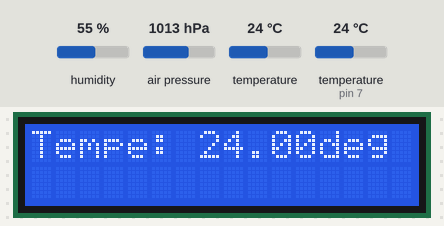
The sketch below on a simulated Arduino Uno, built with avr-gcc and run on an emulated ATmega328P. Shown: 16×2 character LCD. Wiring (inferred from the names in the program): DHT11 sensor: data pin 7. The inputs (shaded band) are chosen by the test bench; at power-on: air pressure 1013 hPa, temperature 24 °C, humidity 55 %, temperature (sensor on pin 7) 24 °C. What the sketch prints to the serial monitor is not drawn.

Above: at 1.2 s.
1.3 s: air pressure set to 952 hPa
At 4.8 s:
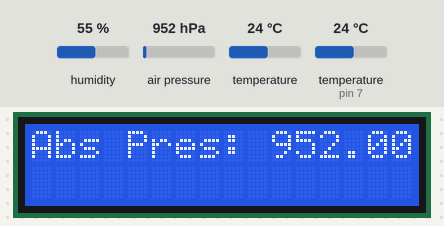
9.8 s: temperature (sensor 0) set to 0 °C
At 17.5 s:
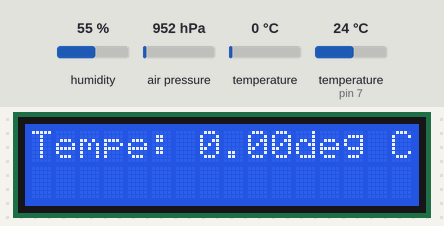
18.7 s: humidity set to 22 %
At 19.9 s:
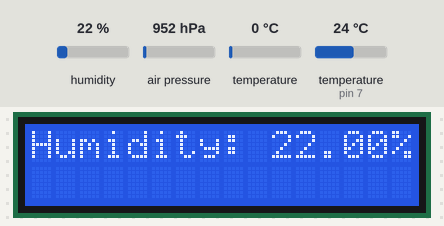
28.8 s: humidity set to 40 %
At 36.2 s:
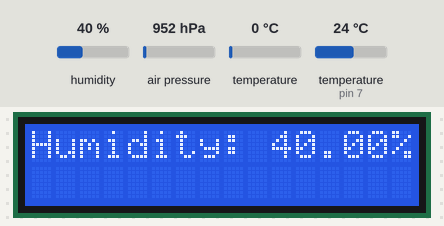
37.9 s: air pressure set to 975 hPa
At 46.3 s:
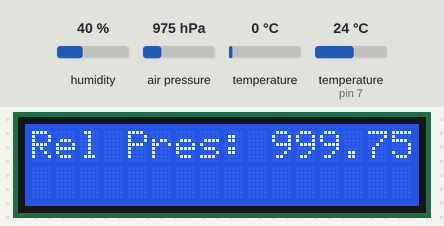
47.0 s: humidity set to 68 %
At 52.4 s:
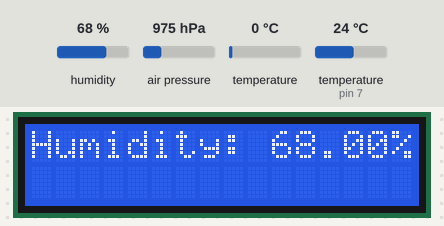
Timing chart, 0 to 53.9 s (numbered marks = the images above; inputs shaded):
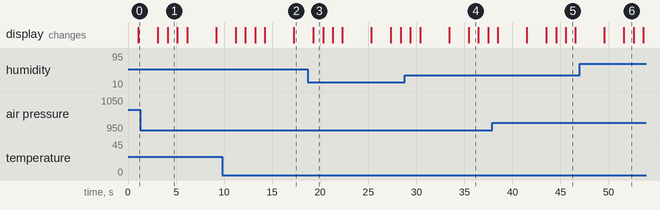

Measured:
- after the input at 9.8 s, the display: first differs from a run without the input after 7.4 s (image 2)
- what the display in image 1 shows lasts 1.0 s, from 4.1 s to 5.1 s

The sketch:

whether_monitoring_systm.ino
```cpp
#include <SFE_BMP180.h>
#include <Wire.h>
#include <dht.h>
#include <LiquidCrystal.h>

SFE_BMP180 pressure;
LiquidCrystal lcd(12, 11, 5, 4, 3, 2);
dht DHT;

#define ALTITUDE 211
#define DHT11_PIN 7

void setup()
{
  lcd.begin(16, 2);
  Serial.begin(9600);
  Serial.println("REBOOT");

  if (pressure.begin())
    Serial.println("BMP180 init success");
  else
  {
    Serial.println("BMP180 init fail\n\n");
    while(1);
  }
}

void loop()
{
  char status;
  double T,P,p0,a;

  Serial.println();
  Serial.print("Temperature = ");
  Serial.println(DHT.temperature);
  Serial.print("Humidity = ");
  Serial.println(DHT.humidity);
  delay(1000);

  Serial.println();
  Serial.print("provided altitude: ");
  Serial.print(ALTITUDE,0);
  Serial.print(" meters, ");
  Serial.print(ALTITUDE*3.28084,0);
  Serial.println(" feet");

  status = pressure.startTemperature();
  if (status != 0)
  {
    delay(status);
    status = pressure.getTemperature(T);
    if (status != 0)
    {
      Serial.print("temperature: ");
      Serial.print(T,2);
      Serial.print(" deg C, ");
      Serial.print((9.0/5.0)*T+32.0,2);
      Serial.println(" deg F");
      lcd.setCursor(0,0);
      lcd.print("Tempe: ");
      lcd.print(T,2);
      lcd.print("deg C");
      delay(2000);

      int chk = DHT.read11(DHT11_PIN);
      lcd.setCursor(0,0);
      lcd.print("Humidity: ");
      lcd.print(DHT.humidity);
      lcd.print("%");
      delay(1000);


      status = pressure.startPressure(3);
      if (status != 0)
      {
        delay(status);
        status = pressure.getPressure(P,T);
        if (status != 0)
        {
          Serial.print("absolute pressure: ");
          Serial.print(P,2);
          Serial.print(" mb, ");
          Serial.print(P*0.0295333727,2);
          Serial.println(" inHg");
          lcd.setCursor(0,0);
          lcd.print("Abs Pres: ");
          lcd.print(P,2);
          lcd.print("mb");
          delay(1000);

          p0 = pressure.sealevel(P,ALTITUDE);
          Serial.print("relative (sea-level) pressure: ");
          Serial.print(p0,2);
          Serial.print(" mb, ");
          Serial.print(p0*0.0295333727,2);
          Serial.println(" inHg");
          lcd.setCursor(0,0);
          lcd.print("Rel Pres: ");
          lcd.print(p0,2);
          lcd.print("mb");
          delay(1000);

          a = pressure.altitude(P,p0);
          Serial.print("computed altitude: ");
          Serial.print(a,0);
          Serial.print(" meters, ");
          Serial.print(a*3.28084,0);
          Serial.println(" feet");
          lcd.setCursor(0,0);
          lcd.print("Com Pres: ");
          lcd.print(a,2);
          lcd.print("mts");
          delay(1000);

        }
        else Serial.println("error retrieving pressure measurement\n");
      }
      else Serial.println("error starting pressure measurement\n");
    }
    else Serial.println("error retrieving temperature measurement\n");
  }
  else Serial.println("error starting temperature measurement\n");

  delay(1000);
}
```

dht.cpp
```cpp
//
//    FILE: dht.cpp
//  AUTHOR: Rob Tillaart
// VERSION: 0.1.14
// PURPOSE: DHT Temperature & Humidity Sensor library for Arduino
//     URL: http://arduino.cc/playground/Main/DHTLib
//
// HISTORY:
// 0.1.14 replace digital read with faster (~3x) code => more robust low MHz machines.
// 0.1.13 fix negative temperature
// 0.1.12 support DHT33 and DHT44 initial version
// 0.1.11 renamed DHTLIB_TIMEOUT
// 0.1.10 optimized faster WAKEUP + TIMEOUT
// 0.1.09 optimize size: timeout check + use of mask
// 0.1.08 added formula for timeout based upon clockspeed
// 0.1.07 added support for DHT21
// 0.1.06 minimize footprint (2012-12-27)
// 0.1.05 fixed negative temperature bug (thanks to Roseman)
// 0.1.04 improved readability of code using DHTLIB_OK in code
// 0.1.03 added error values for temp and humidity when read failed
// 0.1.02 added error codes
// 0.1.01 added support for Arduino 1.0, fixed typos (31/12/2011)
// 0.1.00 by Rob Tillaart (01/04/2011)
//
// inspired by DHT11 library
//
// Released to the public domain
//

#include "dht.h"

/////////////////////////////////////////////////////
//
// PUBLIC
//

// return values:
// DHTLIB_OK
// DHTLIB_ERROR_CHECKSUM
// DHTLIB_ERROR_TIMEOUT
int dht::read11(uint8_t pin)
{
    // READ VALUES
    int rv = _readSensor(pin, DHTLIB_DHT11_WAKEUP);
    if (rv != DHTLIB_OK)
    {
        humidity    = DHTLIB_INVALID_VALUE; // invalid value, or is NaN prefered?
        temperature = DHTLIB_INVALID_VALUE; // invalid value
        return rv;
    }

    // CONVERT AND STORE
    humidity    = bits[0];  // bits[1] == 0;
    temperature = bits[2];  // bits[3] == 0;

    // TEST CHECKSUM
    // bits[1] && bits[3] both 0
    uint8_t sum = bits[0] + bits[2];
    if (bits[4] != sum) return DHTLIB_ERROR_CHECKSUM;

    return DHTLIB_OK;
}


// return values:
// DHTLIB_OK
// DHTLIB_ERROR_CHECKSUM
// DHTLIB_ERROR_TIMEOUT
int dht::read(uint8_t pin)
{
    // READ VALUES
    int rv = _readSensor(pin, DHTLIB_DHT_WAKEUP);
    if (rv != DHTLIB_OK)
    {
        humidity    = DHTLIB_INVALID_VALUE;  // invalid value, or is NaN prefered?
        temperature = DHTLIB_INVALID_VALUE;  // invalid value
        return rv; // propagate error value
    }

    // CONVERT AND STORE
    humidity = word(bits[0], bits[1]) * 0.1;
    temperature = word(bits[2] & 0x7F, bits[3]) * 0.1;
    if (bits[2] & 0x80)  // negative temperature
    {
        temperature = -temperature;
    }

    // TEST CHECKSUM
    uint8_t sum = bits[0] + bits[1] + bits[2] + bits[3];
    if (bits[4] != sum)
    {
        return DHTLIB_ERROR_CHECKSUM;
    }
    return DHTLIB_OK;
}

/////////////////////////////////////////////////////
//
// PRIVATE
//

// return values:
// DHTLIB_OK
// DHTLIB_ERROR_TIMEOUT
int dht::_readSensor(uint8_t pin, uint8_t wakeupDelay)
{
    // INIT BUFFERVAR TO RECEIVE DATA
    uint8_t mask = 128;
    uint8_t idx = 0;

    // replace digitalRead() with Direct Port Reads.
    // reduces footprint ~100 bytes => portability issue?
    // direct port read is about 3x faster
	uint8_t bit = digitalPinToBitMask(pin);
	uint8_t port = digitalPinToPort(pin);
    volatile uint8_t *PIR = portInputRegister(port);

    // EMPTY BUFFER
    for (uint8_t i = 0; i < 5; i++) bits[i] = 0;

    // REQUEST SAMPLE
    pinMode(pin, OUTPUT);
    digitalWrite(pin, LOW); // T-be
    delay(wakeupDelay);
    digitalWrite(pin, HIGH);   // T-go
    delayMicroseconds(40);
    pinMode(pin, INPUT);

    // GET ACKNOWLEDGE or TIMEOUT
    uint16_t loopCntLOW = DHTLIB_TIMEOUT;
    while ((*PIR & bit) == LOW )  // T-rel
    {
        if (--loopCntLOW == 0) return DHTLIB_ERROR_TIMEOUT;
    }

    uint16_t loopCntHIGH = DHTLIB_TIMEOUT;
    while ((*PIR & bit) != LOW )  // T-reh
    {
        if (--loopCntHIGH == 0) return DHTLIB_ERROR_TIMEOUT;
    }

    // READ THE OUTPUT - 40 BITS => 5 BYTES
    for (uint8_t i = 40; i != 0; i--)
    {
        loopCntLOW = DHTLIB_TIMEOUT;
        while ((*PIR & bit) == LOW )
        {
            if (--loopCntLOW == 0) return DHTLIB_ERROR_TIMEOUT;
        }

        uint32_t t = micros();

        loopCntHIGH = DHTLIB_TIMEOUT;
        while ((*PIR & bit) != LOW )
        {
            if (--loopCntHIGH == 0) return DHTLIB_ERROR_TIMEOUT;
        }

        if ((micros() - t) > 40)
        {
            bits[idx] |= mask;
        }
        mask >>= 1;
        if (mask == 0)   // next byte?
        {
            mask = 128;
            idx++;
        }
    }
    pinMode(pin, OUTPUT);
    digitalWrite(pin, HIGH);

    return DHTLIB_OK;
}
//
// END OF FILE
//
```

dht.h
```cpp
//
//    FILE: dht.h
//  AUTHOR: Rob Tillaart
// VERSION: 0.1.14
// PURPOSE: DHT Temperature & Humidity Sensor library for Arduino
//     URL: http://arduino.cc/playground/Main/DHTLib
//
// HISTORY:
// see dht.cpp file
//

#ifndef dht_h
#define dht_h

#if ARDUINO < 100
#include <WProgram.h>
#else
#include <Arduino.h>
#endif

#define DHT_LIB_VERSION "0.1.14"

#define DHTLIB_OK                0
#define DHTLIB_ERROR_CHECKSUM   -1
#define DHTLIB_ERROR_TIMEOUT    -2
#define DHTLIB_INVALID_VALUE    -999

#define DHTLIB_DHT11_WAKEUP     18
#define DHTLIB_DHT_WAKEUP       1

// max timeout is 100 usec.
// For a 16 Mhz proc 100 usec is 1600 clock cycles
// loops using DHTLIB_TIMEOUT use at least 4 clock cycli
// so 100 us takes max 400 loops
// so by dividing F_CPU by 40000 we "fail" as fast as possible
#define DHTLIB_TIMEOUT (F_CPU/40000)

class dht
{
public:
    // return values:
    // DHTLIB_OK
    // DHTLIB_ERROR_CHECKSUM
    // DHTLIB_ERROR_TIMEOUT
    int read11(uint8_t pin);
    int read(uint8_t pin);

    inline int read21(uint8_t pin) { return read(pin); };
    inline int read22(uint8_t pin) { return read(pin); };
    inline int read33(uint8_t pin) { return read(pin); };
    inline int read44(uint8_t pin) { return read(pin); };

    double humidity;
    double temperature;

private:
    uint8_t bits[5];  // buffer to receive data
    int _readSensor(uint8_t pin, uint8_t wakeupDelay);
};
#endif
//
// END OF FILE
//
```
